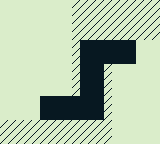

A 2D game scene composited from a Tiled map and its tileset images. What follows is a short description and the map's XML, with every tile layer's data as written:
An orthogonal 20x18 tile map with 8x8 px tiles, 1 tile layer (Tile Layer 1).

<map version="1.10" tiledversion="1.11.1" orientation="orthogonal" renderorder="right-down" width="20" height="18" tilewidth="8" tileheight="8" infinite="0" nextlayerid="2" nextobjectid="1">
 <tileset firstgid="1" source="base_tileset.tsx" />
 <layer id="1" name="Tile Layer 1" width="20" height="18">
  <data encoding="csv">
1,1,1,1,1,1,1,1,1,13,13,13,13,13,13,13,13,13,13,13,
1,1,1,1,1,1,1,1,1,13,13,13,13,13,13,13,13,13,13,13,
1,1,1,1,1,1,1,1,1,13,13,13,13,13,13,13,13,13,13,13,
1,1,1,1,1,1,1,1,1,13,13,13,13,13,13,13,13,13,13,13,
1,1,1,1,1,1,1,1,1,13,13,13,13,13,13,13,13,13,13,13,
1,1,1,1,1,1,1,1,1,13,2,2,2,2,2,2,2,1,1,1,
1,1,1,1,1,1,1,1,1,13,2,2,2,2,2,2,2,1,1,1,
1,1,1,1,1,1,1,1,1,13,2,2,2,2,2,2,2,1,1,1,
1,1,1,1,1,1,1,1,1,13,2,2,2,13,1,1,1,1,1,1,
1,1,1,1,1,1,1,1,1,13,2,2,2,13,1,1,1,1,1,1,
1,1,1,1,1,1,1,1,1,13,2,2,2,13,1,1,1,1,1,1,
1,1,1,1,1,1,1,1,1,13,2,2,2,13,1,1,1,1,1,1,
1,1,1,1,1,2,2,2,2,2,2,2,2,13,1,1,1,1,1,1,
1,1,1,1,1,2,2,2,2,2,2,2,2,13,1,1,1,1,1,1,
1,1,1,1,1,2,2,2,2,2,2,2,2,13,1,1,1,1,1,1,
13,13,13,13,13,13,13,13,13,13,13,13,13,13,1,1,1,1,1,1,
13,13,13,13,13,13,13,13,13,13,13,13,13,13,1,1,1,1,1,1,
13,13,13,13,13,13,13,13,13,13,13,13,13,13,1,1,1,1,1,1
</data>
 </layer>
</map>
